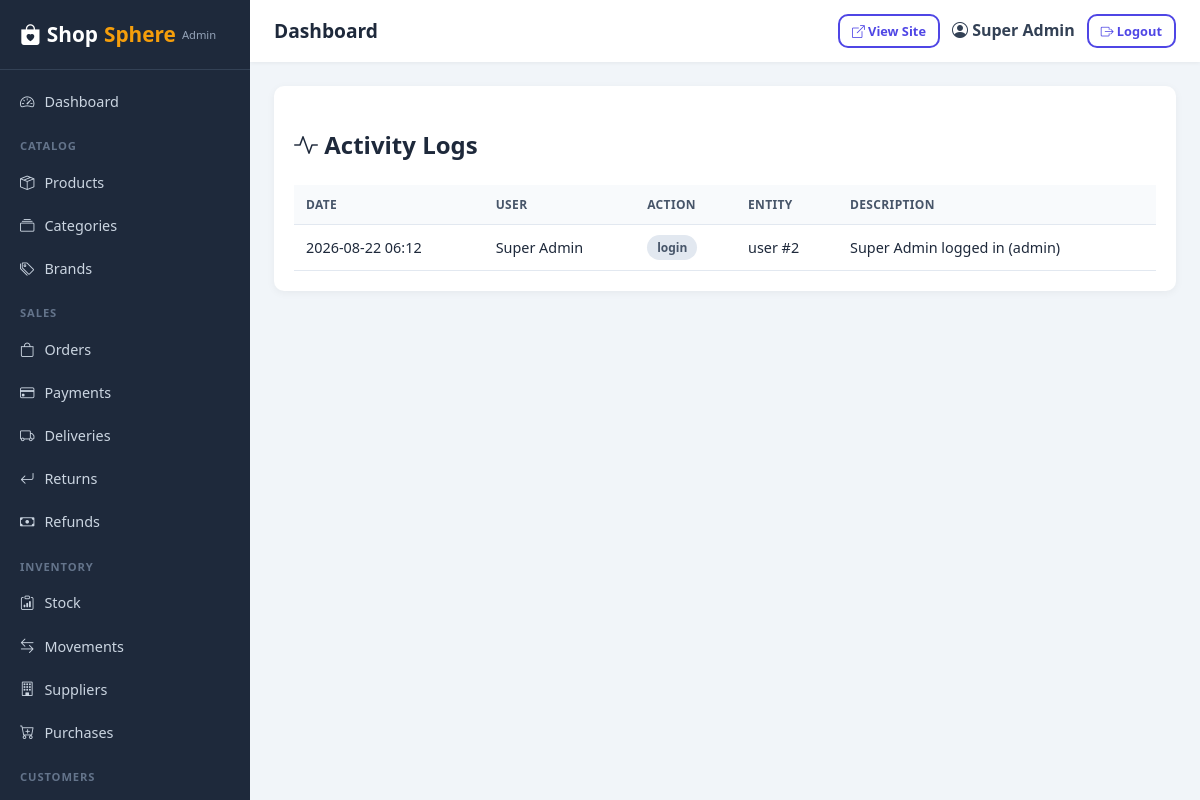
/admin/activity (signed in), run on an earlier commit of the app's database.
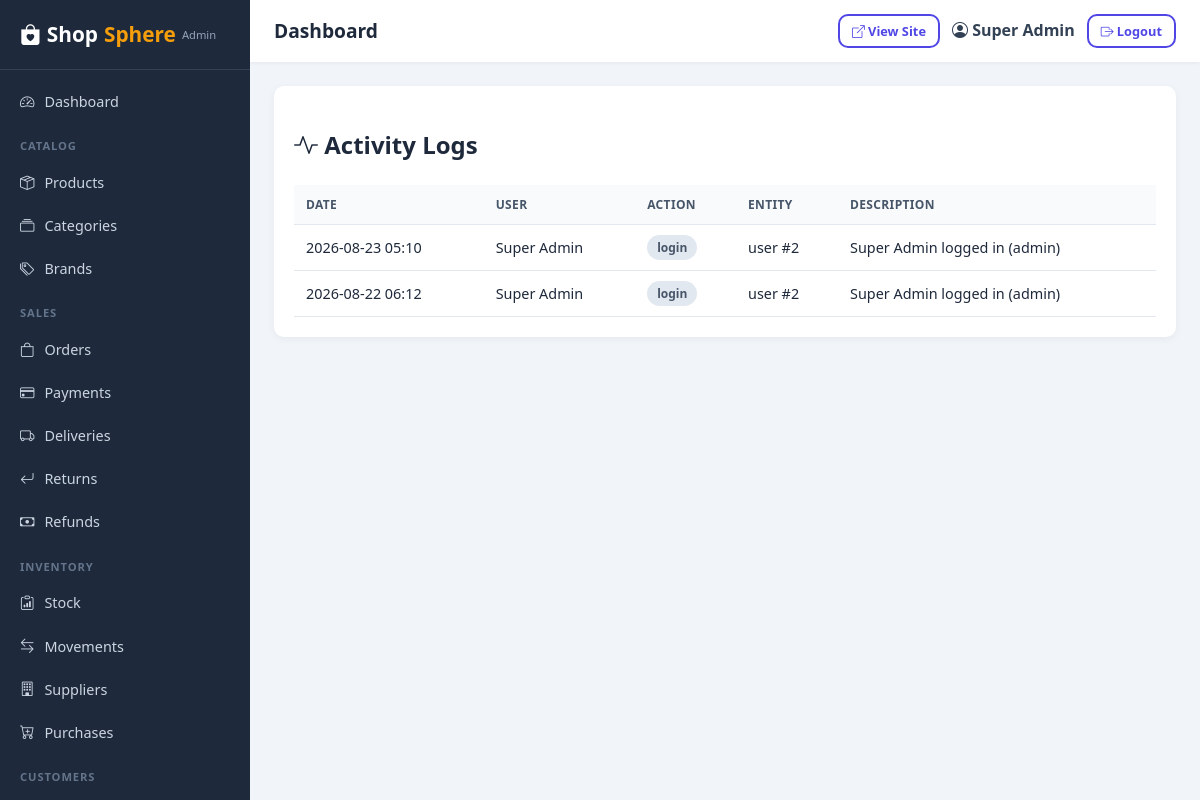
And on a later commit of the database.
### app/models/user.py (models this page shows, shortened)
class User(UserMixin, db.Model):
    __tablename__ = 'users'
    id = db.Column(db.Integer, primary_key=True)
    full_name = db.Column(db.String(120), nullable=False)
    email = db.Column(db.String(120), unique=True, nullable=False, index=True)
    phone = db.Column(db.String(30), nullable=True, index=True)
    password_hash = db.Column(db.String(255), nullable=False)
    avatar = db.Column(db.String(255), nullable=True)
    is_active = db.Column(db.Boolean, default=True)
    is_verified = db.Column(db.Boolean, default=False)
    is_staff = db.Column(db.Boolean, default=False)
    last_login = db.Column(db.DateTime)
    reset_token = db.Column(db.String(100), nullable=True)
    reset_token_expires = db.Column(db.DateTime)
    created_at = db.Column(db.DateTime, default=datetime.utcnow)
    updated_at = db.Column(db.DateTime, default=datetime.utcnow, onupdate=datetime.utcnow)
    roles = db.relationship('Role', secondary=user_roles, back_populates='users', lazy='selectin')
    addresses = db.relationship('Address', backref='customer', lazy='dynamic', cascade='all, delete-orphan')
    orders = db.relationship('Order', backref='customer', lazy='dynamic', foreign_keys='Order.customer_id')
    reviews = db.relationship('Review', backref='customer', lazy='dynamic', foreign_keys='Review.customer_id')
    return_requests = db.relationship('ReturnRequest', backref='customer', lazy='dynamic', foreign_keys='ReturnRequest.customer_id')
    support_tickets = db.relationship('SupportTicket', backref='customer', lazy='dynamic', foreign_keys='SupportTicket.customer_id')
    notifications = db.relationship('Notification', backref='user', lazy='dynamic', cascade='all, delete-orphan')
    loyalty_transactions = db.relationship('LoyaltyTransaction', backref='user', lazy='dynamic', cascade='all, delete-orphan')
    def has_role(self, role_name):
        return any(r.name == role_name for r in self.roles)
    def has_permission(self, perm_name):
        if self.has_role('Super Admin'):
            return True
        for r in self.roles:
            for p in r.permissions:
                if p.name == perm_name:
                    return True
        return False

### app/models/business.py (models this page shows, shortened)
class ActivityLog(db.Model):
    __tablename__ = 'activity_logs'
    id = db.Column(db.Integer, primary_key=True)
    user_id = db.Column(db.Integer, db.ForeignKey('users.id', ondelete='SET NULL'), nullable=True)
    user_name = db.Column(db.String(120))
    action = db.Column(db.String(80), nullable=False, index=True)  # create | update | delete | login | logout | ...
    entity = db.Column(db.String(80))  # product | order | user ...
    entity_id = db.Column(db.Integer)
    description = db.Column(db.String(255))
    ip_address = db.Column(db.String(60))
    created_at = db.Column(db.DateTime, default=datetime.utcnow, index=True)

### app/routes/admin.py (the view)
@admin_bp.route('/activity')
@permission_required('view_activity_logs')
def activity():
    page = request.args.get('page', 1, type=int)
    items = ActivityLog.query.order_by(desc(ActivityLog.created_at)).paginate(
        page=page, per_page=current_app.config['ADMIN_PER_PAGE'], error_out=False)
    return render_template('admin/activity.html', logs=items)

### app/utils/helpers.py (called while the page is built)
def settings_value(key, default=None):
    from app.models.content import Setting
    cached = getattr(current_app, '_settings_cache', None)
    if cached is None:
        cached = {s.key: s.value for s in Setting.query.all()}
        current_app._settings_cache = cached
    return cached.get(key, default)

### app/templates/admin/activity.html (shortened to what this page needs)
{% extends "admin/base.html" %}
{% block content %}
<div class="admin-panel">
  <div class="admin-panel-head">
    <h2><i class="bi bi-activity"></i> Activity Logs</h2>
  </div>
  <table class="admin-table">
    <thead><tr><th>Date</th><th>User</th><th>Action</th><th>Entity</th><th>Description</th></tr></thead>
    <tbody>
      {% for log in logs.items %}
      <tr>
        <td>{{ log.created_at.strftime('%Y-%m-%d %H:%M') }}</td>
        <td>{{ log.user_name or '-' }}</td>
        <td><span class="badge bg-secondary">{{ log.action }}</span></td>
        <td>{{ log.entity or '-' }}{% if log.entity_id %} #{{ log.entity_id }}{% endif %}</td>
        <td>{{ log.description or '' }}</td>
      </tr>
      {% else %}
      <tr><td colspan="5" class="text-center text-muted">No activity recorded.</td></tr>
      {% endfor %}
    </tbody>
  </table>
</div>
{% endblock %}

### app/templates/admin/base.html (shortened to what this page needs)
<!DOCTYPE html>
<html lang="en">
<head>
  <link rel="stylesheet" href="{{ url_for('static', filename='css/style.css') }}">
  <link rel="stylesheet" href="{{ url_for('static', filename='css/admin.css') }}">
  <link rel="stylesheet" href="https://cdn.jsdelivr.net/npm/bootstrap-icons@1.11.1/font/bootstrap-icons.css">
</head>
<body class="admin-body">
  <div class="admin-layout">
    <aside class="admin-sidebar">
      <div class="admin-logo">
        <a href="{{ url_for('admin.dashboard') }}"><i class="bi bi-bag-heart-fill"></i> Shop<span>Sphere</span> <small>Admin</small></a>
      </div>
      <nav class="admin-nav">
        <a href="{{ url_for('admin.dashboard') }}" class="{{ 'active' if request.endpoint == 'admin.dashboard' }}"><i class="bi bi-speedometer2"></i> Dashboard</a>
        <div class="nav-group">Catalog</div>
        <a href="{{ url_for('admin.products') }}" class="{{ 'active' if 'product' in request.endpoint }}"><i class="bi bi-box-seam"></i> Products</a>
        <a href="{{ url_for('admin.categories') }}" class="{{ 'active' if request.endpoint == 'admin.categories' }}"><i class="bi bi-collection"></i> Categories</a>
        <a href="{{ url_for('admin.brands') }}" class="{{ 'active' if request.endpoint == 'admin.brands' }}"><i class="bi bi-tags"></i> Brands</a>
        <div class="nav-group">Sales</div>
        <a href="{{ url_for('admin.orders') }}" class="{{ 'active' if request.endpoint == 'admin.orders' }}"><i class="bi bi-bag"></i> Orders</a>
        <a href="{{ url_for('admin.payments') }}" class="{{ 'active' if request.endpoint == 'admin.payments' }}"><i class="bi bi-credit-card"></i> Payments</a>
        <a href="{{ url_for('admin.deliveries') }}" class="{{ 'active' if request.endpoint == 'admin.deliveries' }}"><i class="bi bi-truck"></i> Deliveries</a>
        <a href="{{ url_for('admin.returns') }}" class="{{ 'active' if request.endpoint == 'admin.returns' }}"><i class="bi bi-arrow-return-left"></i> Returns</a>
        <a href="{{ url_for('admin.refunds') }}" class="{{ 'active' if request.endpoint == 'admin.refunds' }}"><i class="bi bi-cash"></i> Refunds</a>
        <div class="nav-group">Inventory</div>
        <a href="{{ url_for('admin.inventory') }}" class="{{ 'active' if request.endpoint == 'admin.inventory' }}"><i class="bi bi-clipboard-data"></i> Stock</a>
        <a href="{{ url_for('admin.inventory_movements') }}" class="{{ 'active' if request.endpoint == 'admin.inventory_movements' }}"><i class="bi bi-arrow-left-right"></i> Movements</a>
        <a href="{{ url_for('admin.suppliers') }}" class="{{ 'active' if request.endpoint == 'admin.suppliers' }}"><i class="bi bi-building"></i> Suppliers</a>
        <a href="{{ url_for('admin.purchases') }}" class="{{ 'active' if request.endpoint == 'admin.purchases' }}"><i class="bi bi-cart-plus"></i> Purchases</a>
        <div class="nav-group">Customers</div>
        <a href="{{ url_for('admin.customers') }}" class="{{ 'active' if request.endpoint == 'admin.customers' }}"> Customers</a>
      </nav>
    </aside>
    <div class="admin-main">
      <header class="admin-header">
        <div class="admin-header-left">
          <span class="admin-page-title">{% block page_title %}Dashboard{% endblock %}</span>
        </div>
        <div class="admin-header-right">
          <a href="{{ url_for('main.home') }}" target="_blank" class="btn btn-outline btn-sm"><i class="bi bi-box-arrow-up-right"></i> View Site</a>
          <span class="admin-user"><i class="bi bi-person-circle"></i> {{ current_user.full_name }}</span>
          <a href="{{ url_for('auth.logout') }}" class="btn btn-outline btn-sm"><i class="bi bi-box-arrow-right"></i> Logout</a>
        </div>
      </header>
      <div class="admin-content">
        {% block content %}{% endblock %}
      </div>
    </div>
  </div>
</body>
</html>

### app/static/css/style.css (style rules this page uses)
:root { --primary: #4f46e5; --primary-dark: #4338ca; --secondary: #0ea5e9; --accent: #f59e0b; --success: #16a34a; --danger: #dc2626; --warning: #d97706; --dark: #1e293b; --light: #f8fafc; --muted: #64748b; --border: #e2e8f0; --radius: 10px; --shadow: 0 2px 12px rgba(0, 0, 0, .08); }
* { box-sizing: border-box; }
body { font-family: 'Segoe UI', system-ui, -apple-system, sans-serif; color: var(--dark); background: #f4f6fb; margin: 0; line-height: 1.6; }
a { color: var(--primary); text-decoration: none; }
.btn { display: inline-block; padding: 9px 18px; border-radius: var(--radius); border: none; font-weight: 600; cursor: pointer; font-size: .92rem; transition: all .15s; text-align: center; }
.btn-outline { background: transparent; border: 2px solid var(--primary); color: var(--primary); }
.btn-sm { padding: 5px 12px; font-size: .8rem; }
.badge { display: inline-block; padding: 3px 10px; border-radius: 20px; font-size: .75rem; font-weight: 600; }
.bg-secondary { background: #e2e8f0; color: #475569; }

### app/static/css/admin.css (style rules this page uses)
.admin-body { background: #f1f5f9; margin: 0; }
.admin-layout { display: flex; min-height: 100vh; }
.admin-sidebar { width: 250px; background: #1e293b; color: #cbd5e1; position: fixed; top: 0; left: 0; bottom: 0; overflow-y: auto; transition: transform .2s; z-index: 1000; }
.admin-logo { padding: 18px 20px; border-bottom: 1px solid #334155; }
.admin-logo a { color: #fff; font-size: 1.3rem; font-weight: 800; display: flex; align-items: center; gap: 6px; }
.admin-logo a span { color: #f59e0b; }
.admin-logo small { font-size: .7rem; color: #94a3b8; font-weight: 500; }
.admin-nav { padding: 10px 0; }
.admin-nav a { display: flex; align-items: center; gap: 10px; padding: 10px 20px; color: #cbd5e1; font-size: .9rem; font-weight: 500; }
.admin-nav .nav-group { padding: 14px 20px 6px; font-size: .7rem; text-transform: uppercase; letter-spacing: .08em; color: #64748b; font-weight: 700; }
.admin-main { flex: 1; margin-left: 250px; display: flex; flex-direction: column; }
.admin-header { background: #fff; padding: 14px 24px; display: flex; justify-content: space-between; align-items: center; box-shadow: 0 1px 4px rgba(0, 0, 0, .06); position: sticky; top: 0; z-index: 100; }
.admin-header-left { display: flex; align-items: center; gap: 14px; }
.admin-page-title { font-size: 1.2rem; font-weight: 700; color: #1e293b; }
.admin-header-right { display: flex; align-items: center; gap: 12px; }
.admin-user { font-weight: 600; color: #334155; }
.admin-content { padding: 24px; }
.admin-panel { background: #fff; border-radius: 10px; box-shadow: 0 2px 8px rgba(0, 0, 0, .05); padding: 20px; margin-bottom: 20px; }
.admin-table { width: 100%; border-collapse: collapse; }
.admin-table th, .admin-table td { padding: 10px 12px; text-align: left; border-bottom: 1px solid #e2e8f0; font-size: .9rem; }
.admin-table th { background: #f8fafc; font-weight: 600; color: #475569; text-transform: uppercase; font-size: .75rem; letter-spacing: .03em; }

What changed in the data, as far as the page shows it:
added ActivityLog: created_at "2026-08-23 05:10", user_name "Super Admin", action "login", entity "user", entity_id "2", description "Super Admin logged in (admin)"
